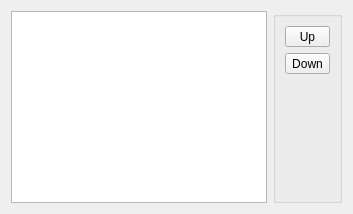
      <widget class="QWidget" name="tab">
       <property name="enabled">
        <bool>true</bool>
       </property>
       <attribute name="title">
        <string>Drawing order</string>
       </attribute>
       <layout class="QHBoxLayout" name="horizontalLayout_17">
        <item>
         <widget class="QListView" name="drawingOrder">
          <property name="enabled">
           <bool>true</bool>
          </property>
         </widget>
        </item>
        <item>
         <widget class="QGroupBox" name="groupBox_5">
          <property name="title">
           <string/>
          </property>
          <property name="alignment">
           <set>Qt::AlignLeading|Qt::AlignLeft|Qt::AlignVCenter</set>
          </property>
          <property name="flat">
           <bool>true</bool>
          </property>
          <layout class="QVBoxLayout" name="verticalLayout_5">
           <item>
            <widget class="QToolButton" name="moveUp">
             <property name="sizePolicy">
              <sizepolicy hsizetype="Minimum" vsizetype="Fixed">
               <horstretch>0</horstretch>
               <verstretch>0</verstretch>
              </sizepolicy>
             </property>
             <property name="text">
              <string>Up</string>
             </property>
             <property name="icon">
              <iconset theme="arrow-up">
               <normaloff>.</normaloff>.</iconset>
             </property>
            </widget>
           </item>
           <item>
            <widget class="QToolButton" name="moveDown">
             <property name="text">
              <string>Down</string>
             </property>
             <property name="icon">
              <iconset theme="arrow-down">
               <normaloff>.</normaloff>.</iconset>
             </property>
            </widget>
           </item>
           <item>
            <spacer name="verticalSpacer">
             <property name="orientation">
              <enum>Qt::Vertical</enum>
             </property>
             <property name="sizeHint" stdset="0">
              <size>
               <width>20</width>
               <height>40</height>
              </size>
             </property>
            </spacer>
           </item>
          </layout>
         </widget>
        </item>
       </layout>
      </widget>
